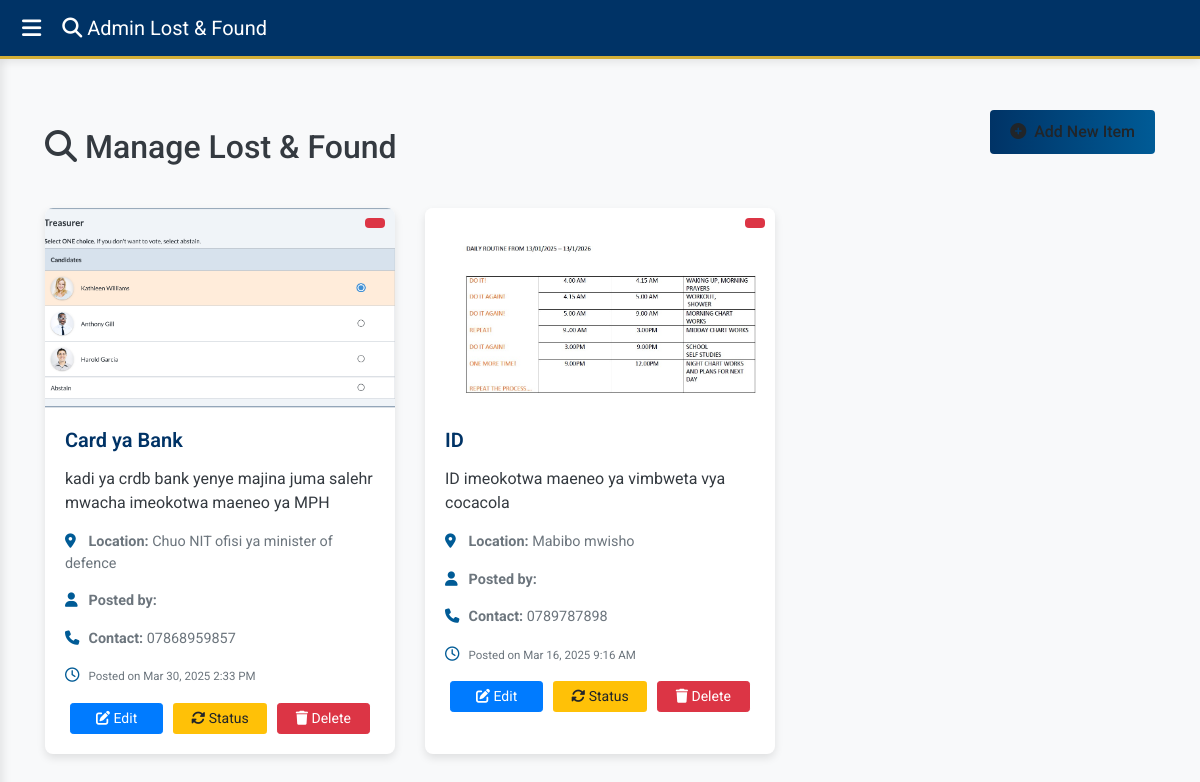
The app's page /admin_lost_found.php (signed in) with its own data.
### tables this page shows
CREATE TABLE `lost_found` (
  `id` int(11) NOT NULL,
  `item_name` varchar(255) NOT NULL,
  `description` text NOT NULL,
  `location` varchar(255) NOT NULL,
  `contact` varchar(100) NOT NULL,
  `image` varchar(255) NOT NULL,
  `date_posted` timestamp NOT NULL DEFAULT current_timestamp(),
  `status` varchar(255) NOT NULL,
  `posted_by` varchar(255) NOT NULL
);

### admin_lost_found.php (the view, shortened to what this page needs)
<?php
$conn = new mysqli("localhost", "root", "", "studentsportal");
$sql = "SELECT * FROM lost_found ORDER BY date_posted DESC";
$result = $conn->query($sql);
?>
<!DOCTYPE html>
<html lang="en">
<head>
    <link href="https://stackpath.bootstrapcdn.com/bootstrap/4.5.2/css/bootstrap.min.css" rel="stylesheet">
    <link rel="stylesheet" href="https://cdnjs.cloudflare.com/ajax/libs/font-awesome/6.4.0/css/all.min.css">
</head>
<body>
    <nav class="navbar navbar-expand-lg navbar-dark fixed-top">
        <button class="toggle-btn" onclick="toggleSidebar()"><i class="fas fa-bars"></i></button>
        <a class="navbar-brand" href="#">
            <i class="fas fa-search"></i> Admin Lost & Found
        </a>
    </nav>
    <div id="content">
        <div class="container">
            <div class="d-flex justify-content-between align-items-center mb-4">
                <h2 class="mb-0"><i class="fas fa-search mr-2"></i>Manage Lost & Found</h2>
                <a href="adminlost&found.php" class="btn btn-admin">
                    <i class="fas fa-plus-circle mr-2"></i>Add New Item
                </a>
            </div>
            <div class="row">
                <?php if ($result->num_rows > 0): ?>
                    <?php while ($row = $result->fetch_assoc()): ?>
                        <div class="col-lg-4 col-md-6 mb-4">
                            <div class="card">
                                <img src="uploads/<?php echo htmlspecialchars($row['image']); ?>" class="card-img-top" alt="<?php echo htmlspecialchars($row['item_name']); ?>">
                                <span class="status-badge <?php echo ($row['status'] == 'Found') ? 'status-found' : 'status-lost'; ?>">
                                </span>
                                <div class="card-body">
                                    <h5 class="card-title"><?php echo htmlspecialchars($row['item_name']); ?></h5>
                                    <p class="card-text"><?php echo htmlspecialchars($row['description']); ?></p>
                                    <div class="item-meta">
                                        <p><i class="fas fa-map-marker-alt"></i> <strong>Location:</strong> <?php echo htmlspecialchars($row['location']); ?></p>
                                        <p><i class="fas fa-user"></i> <strong>Posted by:</strong> <?php echo htmlspecialchars($row['posted_by']); ?></p>
                                        <p><i class="fas fa-phone"></i> <strong>Contact:</strong> <?php echo htmlspecialchars($row['contact']); ?></p>
                                        <p><i class="far fa-clock"></i> <small>Posted on <?php echo date('M j, Y g:i A', strtotime($row['date_posted'])); ?></small></p>
                                    </div>
                                    <div class="admin-actions">
                                        <a href="edit_lost_item.php?id=<?= $row['id'] ?>" class="btn btn-primary btn-sm">
                                            <i class="fas fa-edit"></i> Edit
                                        </a>
                                        <a href="lost_found.php?change_status=<?= $row['id'] ?>&current_status=<?= $row['status'] ?>" class="btn btn-status btn-sm">
                                            <i class="fas fa-sync-alt"></i> Status
                                        </a>
                                        <a href="lost_found.php?delete=<?= $row['id'] ?>" class="btn btn-danger btn-sm" onclick="return confirm('Are you sure you want to delete this item?');">
                                            <i class="fas fa-trash"></i> Delete
                                        </a>
                                    </div>
                                </div>
                            </div>
                        </div>
                    <?php endwhile; ?>
                <?php endif; ?>
            </div>
        </div>
    </div>
</body>
</html>

### admin_lost_found.php (style rules this page uses)
:root { --primary-blue: #003366; --secondary-blue: #005b96; --accent-gold: #d4af37; --light-gray: #f8f9fa; --dark-gray: #343a40; }
body { background-color: var(--light-gray); color: var(--dark-gray); padding-top: 80px; font-family: 'Roboto', sans-serif; }
.navbar { background-color: var(--primary-blue); box-shadow: 0 2px 10px rgba(0, 0, 0, 0.1); border-bottom: 3px solid var(--accent-gold); }
#content { margin-left: 0; transition: margin-left 0.3s; padding: 30px; min-height: calc(100vh - 70px); }
.toggle-btn { background: transparent; border: none; color: white; font-size: 22px; cursor: pointer; margin-right: 15px; }
.card { border: none; border-radius: 8px; box-shadow: 0 4px 8px rgba(0, 0, 0, 0.1); transition: transform 0.3s; height: 100%; }
.card-img-top { height: 200px; object-fit: cover; border-top-left-radius: 8px; border-top-right-radius: 8px; }
.card-body { padding: 20px; }
.card-title { color: var(--primary-blue); font-weight: 600; margin-bottom: 15px; }
.status-badge { position: absolute; top: 10px; right: 10px; padding: 5px 10px; border-radius: 4px; font-size: 0.8rem; font-weight: bold; }
.status-lost { background-color: #dc3545; color: white; }
.btn-admin { background: linear-gradient(to right, var(--primary-blue), var(--secondary-blue)); border: none; padding: 10px 20px; font-weight: 500; margin-bottom: 30px; }
.item-meta { font-size: 0.9rem; color: #6c757d; margin-bottom: 5px; }
.item-meta i { width: 20px; color: var(--secondary-blue); }
.admin-actions { display: flex; justify-content: space-between; margin-top: 15px; }
.admin-actions .btn { flex: 1; margin: 0 5px; }
.btn-status { background-color: #ffc107; color: #212529; }

### records on screen
lost_found: image (picture), item_name "Card ya Bank", description "kadi ya crdb bank yenye majina juma salehr mwacha imeokotwa maeneo ya MPH", location "Chuo NIT ofisi ya minister of defence", contact "07868959857", date_posted "Mar 30, 2025 2:33 PM"
lost_found: image (picture), item_name "ID", description "ID imeokotwa maeneo ya vimbweta vya cocacola", location "Mabibo mwisho", contact "0789787898", date_posted "Mar 16, 2025 9:16 AM"
